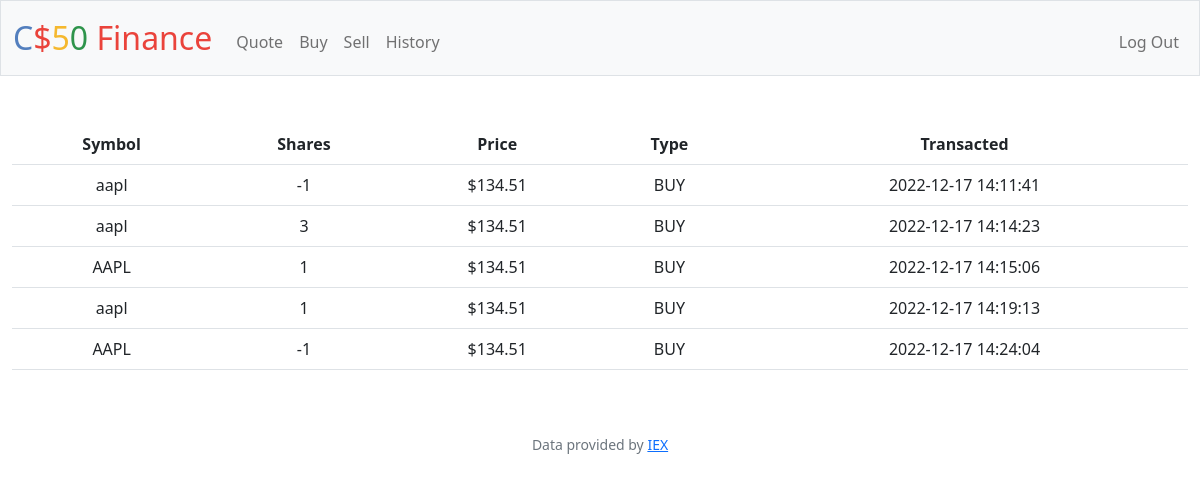
Screenshot of /history (signed in) with the database file from the repository.
### tables this page shows
CREATE TABLE 'history' ('user_id' INTEGER,'name' TEXT, 'shares' INTEGER,'price' INTEGER, 'symbol' TEXT, 'type' TEXT, 'time' DATETIME DEFAULT CURRENT_TIMESTAMP);

### app.py (the view)
@app.route("/history")
@login_required
def history():
    user_id = session["user_id"]
    history = db.execute("SELECT * FROM history WHERE user_id=?", user_id)
    return render_template("history.html", history=history)
    return apology("TODO")

### app.py (called while the page is built)
@app.after_request
def after_request(response):
    response.headers["Cache-Control"] = "no-cache, no-store, must-revalidate"
    response.headers["Expires"] = 0
    response.headers["Pragma"] = "no-cache"
    return response

### helpers.py (called while the page is built)
def login_required(f):
    @wraps(f)
    def decorated_function(*args, **kwargs):
        if session.get("user_id") is None:
            return redirect("/login")
        return f(*args, **kwargs)
    return decorated_function

def usd(value):
    return f"${value:,.2f}"

### templates/history.html (shortened to what this page needs)
{% extends "layout.html" %}
{% block main %}
<table class="table">
    <thead>
      <tr>
        <th scope="col">Symbol</th>
        <th scope="col">Shares</th>
        <th scope="col">Price</th>
        <th scope="col">Type</th>
        <th scope="col">Transacted</th>
      </tr>
      {% for row in history %}
      <tr>
        <td>{{row["symbol"]}}</td>
        <td>{{row["shares"]}}</td>
        <td>{{row["price"] | usd}}</td>
        <td>{{row["type"]}}</td>
        <td>{{(row["time"])}}</td>
      </tr>
      {% endfor %}
    </thead>
  </table>
{% endblock %}

### templates/layout.html (shortened to what this page needs)
<!DOCTYPE html>
<html lang="en">
    <head>
        <link href="https://cdn.jsdelivr.net/npm/bootstrap@5.1.3/dist/css/bootstrap.min.css" rel="stylesheet">
        <link href="/static/styles.css" rel="stylesheet">
    </head>
    <body>
        <nav class="bg-light border navbar navbar-expand-md navbar-light">
            <div class="container-fluid">
                <a class="navbar-brand" href="/"><span class="blue">C</span><span class="red">$</span><span class="yellow">5</span><span class="green">0</span> <span class="red">Finance</span></a>
                <div class="collapse navbar-collapse" id="navbar">
                    {% if session["user_id"] %}
                        <ul class="navbar-nav me-auto mt-2">
                            <li class="nav-item"><a class="nav-link" href="/quote">Quote</a></li>
                            <li class="nav-item"><a class="nav-link" href="/buy">Buy</a></li>
                            <li class="nav-item"><a class="nav-link" href="/sell">Sell</a></li>
                            <li class="nav-item"><a class="nav-link" href="/history">History</a></li>
                        </ul>
                        <ul class="navbar-nav ms-auto mt-2">
                            <li class="nav-item"><a class="nav-link" href="/logout">Log Out</a></li>
                        </ul>
                    {% else %}
                        <ul class="navbar-nav ms-auto mt-2">
                            <li class="nav-item"><a class="nav-link" href="/register">Register</a></li>
                            <li class="nav-item"><a class="nav-link" href="/login">Log In</a></li>
                        </ul>
                    {% endif %}
                </div>
            </div>
        </nav>
        <main class="container-fluid py-5 text-center">
            {% block main %}{% endblock %}
        </main>
        <footer class="mb-5 small text-center text-muted">
            Data provided by <a href="https://iexcloud.io/">IEX</a>
        </footer>
    </body>
</html>

### static/styles.css (style rules this page uses)
nav .navbar-brand { font-size: xx-large; }
nav .navbar-brand .blue { color: #537fbe; }
nav .navbar-brand .red { color: #ea433b; }
nav .navbar-brand .yellow { color: #f5b82e; }
nav .navbar-brand .green { color: #2e944b; }

### rows the page displays
history: symbol "aapl", shares "-1", price "$134.51", type "BUY", time "2022-12-17 14:11:41"
history: symbol "aapl", shares "3", price "$134.51", type "BUY", time "2022-12-17 14:14:23"
history: symbol "AAPL", shares "1", price "$134.51", type "BUY", time "2022-12-17 14:15:06"
history: symbol "aapl", shares "1", price "$134.51", type "BUY", time "2022-12-17 14:19:13"
history: symbol "AAPL", shares "-1", price "$134.51", type "BUY", time "2022-12-17 14:24:04"
